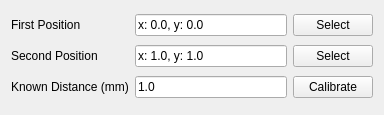
<?xml version="1.0" encoding="UTF-8"?>
<ui version="4.0">
 <class>Form</class>
 <widget class="PyDMFrame" name="Form">
  <property name="geometry">
   <rect>
    <x>0</x>
    <y>0</y>
    <width>384</width>
    <height>115</height>
   </rect>
  </property>
  <property name="windowTitle">
   <string>Form</string>
  </property>
  <layout class="QHBoxLayout" name="horizontalLayout">
   <item>
    <layout class="QGridLayout" name="gridLayout">
     <item row="0" column="3">
      <widget class="QPushButton" name="firstPosPushButton">
       <property name="text">
        <string>Select</string>
       </property>
      </widget>
     </item>
     <item row="1" column="2">
      <widget class="QLineEdit" name="secondPosLineEdit">
       <property name="text">
        <string>x: 1.0, y: 1.0</string>
       </property>
      </widget>
     </item>
     <item row="1" column="3">
      <widget class="QPushButton" name="secondPosPushButton">
       <property name="text">
        <string>Select</string>
       </property>
      </widget>
     </item>
     <item row="2" column="0" colspan="2">
      <widget class="QLabel" name="label_3">
       <property name="text">
        <string>Known Distance (mm)</string>
       </property>
      </widget>
     </item>
     <item row="2" column="2">
      <widget class="QLineEdit" name="knownDistanceLineEdit">
       <property name="text">
           <string>1.0</string>
       </property>
      </widget>
     </item>
     <item row="2" column="3">
      <widget class="QPushButton" name="calibratePushButton">
       <property name="text">
        <string>Calibrate</string>
       </property>
      </widget>
     </item>
     <item row="0" column="2">
      <widget class="QLineEdit" name="firstPosLineEdit">
       <property name="text">
        <string>x: 0.0, y: 0.0</string>
       </property>
      </widget>
     </item>
     <item row="1" column="0" colspan="2">
      <widget class="QLabel" name="label_2">
       <property name="text">
        <string>Second Position</string>
       </property>
      </widget>
     </item>
     <item row="0" column="0" colspan="2">
      <widget class="QLabel" name="label">
       <property name="text">
        <string>First Position</string>
       </property>
      </widget>
     </item>
    </layout>
   </item>
  </layout>
 </widget>
 <customwidgets>
  <customwidget>
   <class>PyDMFrame</class>
   <extends>QFrame</extends>
   <header>pydm.widgets.frame</header>
   <container>1</container>
  </customwidget>
 </customwidgets>
 <resources/>
 <connections/>
</ui>
